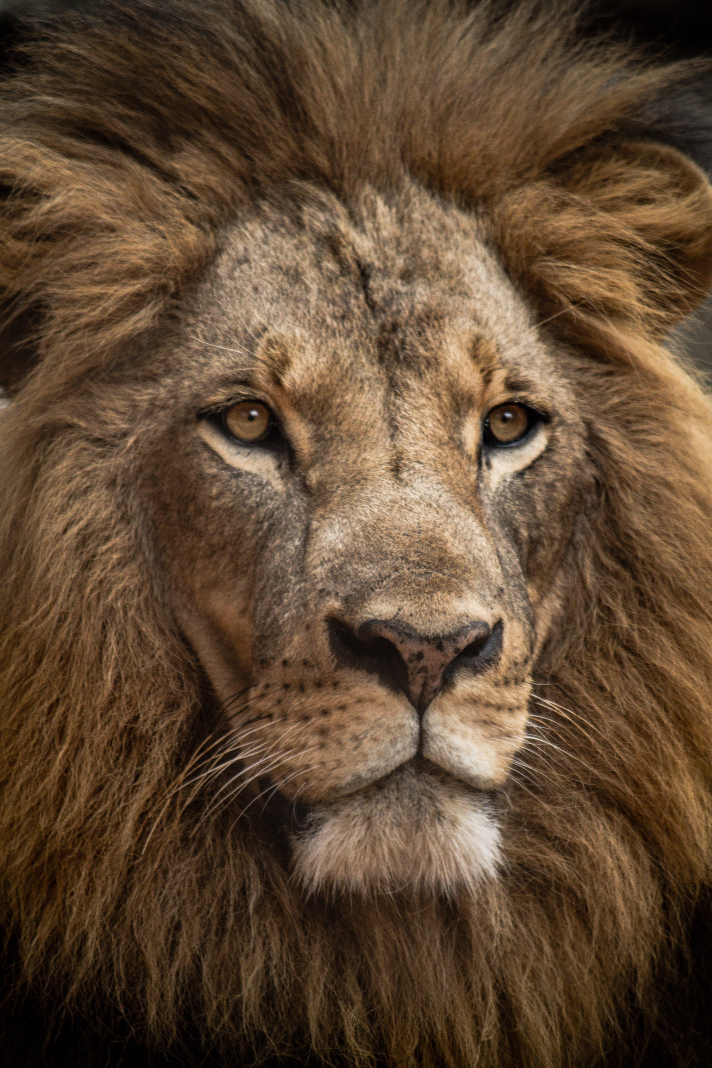
#> input picture pic2.jpg, 2848 x 4272 px (shown at 1/4 size)
$ python run_peps.py pic2.jpg 3
#> lines starting #> are read from the running program, lines starting #| are printed output that depends on the picture
### rsvd_ten.py
import numpy as np
import time
import itertools
STR = 'abcdefghijklmnopqrstuvwxyz'

def orthonormal_ten(v,split):
    '''
    Make the "columns" of a tensor orthonormal
    '''
    # Copy matrix
    u = v.copy()
    shape = v.shape

    # Make Orthogonal
    einstr = STR[:split]+','+STR[:split]+'->'
    for k in itertools.product(*[range(i) for i in shape[split:]]):
        for j in itertools.product(*[range(k[i]) for i in range(len(k))]):
            kind = (Ellipsis,)+k
            jind = (Ellipsis,)+j
            u[kind] -= np.einsum(einstr,v[kind],u[jind])/np.einsum(einstr,u[jind],u[jind])*u[jind]

    # Make normal
    einstr = STR[:split]+','+STR[:split]+'->'
    for k in itertools.product(*[range(i) for i in shape[split:]]):
        kind = (Ellipsis,)+k
        u[kind] /= np.sqrt(np.einsum(einstr,u[kind],u[kind]))

    # Return Result
    return u

def get_range_ten(A,split,l,q=2):
    '''
    Compute a range that approximates the range of tensor A
    Reference: Algorithm 4.4 of https://arxiv.org/abs/0909.4061

    args:
        A: nd array
            The matrix whose range we are finding
        split: int
            The index along which the svd will be done
        l: int
            The number of vectors to be used (output will be size m x l)

    kwargs:
        q: int
            The number of iterations to perform (default = 2)

    returns:
        Q: ndarray
            An orthonormal tensor whose range
            approximates the range of the input tensor A
    '''
    # Get tensor dimensions
    shape = A.shape
    ndiml = len(shape[:split])
    ndimr = len(shape[split:])

    # Generate Random Gaussian Matrix
    Omega = np.random.normal(size=A.shape[split:]+(l,))

    # Initial Setup
    einstr = STR[:ndiml+ndimr]+','\
             +STR[ndiml:ndiml+ndimr+1]+'->'\
             +STR[:ndiml]+STR[ndiml+ndimr:ndiml+ndimr+1]
    Y = np.einsum(einstr,A,Omega)
    Q = orthonormal_ten(Y,ndiml)

    # Loop through iterations
    for i in range(q):

        # First step
        einstr =  STR[:ndiml+ndimr]+','\
                 +STR[:ndiml]+STR[ndiml+ndimr:ndiml+ndimr+1]+'->'\
                 +STR[ndiml:ndiml+ndimr+1]
        Y = np.einsum(einstr,A,Q)
        Q = orthonormal_ten(Y,ndimr)

        # Second Step
        einstr = STR[:ndiml+ndimr]+','\
                 +STR[ndiml:ndiml+ndimr+1]+'->'\
                 +STR[:ndiml]+STR[ndiml+ndimr:ndiml+ndimr+1]
        Y = np.einsum(einstr,A,Q)
        Q = orthonormal_ten(Y,ndiml)

    # Return Result
    return Q

def rsvd_ten(A,split,k,q=2,nover=2):
    '''
    Compute the svd of a tensor using the randomized svd algorithm
    detailed in https://arxiv.org/abs/0909.4061. Here, we use algorithm
    4.4 for step A and algorithm 5.1 for step B

    args:
        A: Matrix
            The matrix whose range we are finding
            of size m x n
        split: int
            The index along which the svd will be done
        l: int
            The number of vectors to be used (output will be size m x l)

    kwargs:
        q: int
            The number of iterations to perform (default = 2)
        nover: int
            The number of extra vectors to be used (will be truncated off
            at the end)

    returns:
        Q: ndarray
            The resulting unitary U tensor from SVD
        R: ndarray
            The resulting S*V tensor from SVD
    '''
    # Do Step A
    Q = get_range_ten(A,split,k+nover,q=q)

    # Do Step B
    shape = A.shape
    ndiml = len(shape[:split])
    ndimr = len(shape[split:])
    einstr =  STR[:ndiml+1] + ','\
             +STR[:ndiml] + STR[ndiml+1:ndiml+ndimr+1] + '->'\
             +STR[ndiml:ndiml+ndimr+1]
    B = np.einsum(einstr,Q,A)
    # Truncate to k
    Q,B = Q[...,:k],B[:k,...]
    return Q,B

### run_peps.py
import numpy as np
import matplotlib as mpl
import matplotlib.pyplot as plt
from sys import argv
from rsvd import *
from rsvd_ten import *
import time

# Set up -----------------------------------------
# Parameters
D = 12
chi = 110
k = int(argv[2])
# Make a structured initial tensor
fname = argv[1]
A = np.array(mpl.image.imread(fname))
#> A is the input picture: shape (4272, 2848, 3); mean R, G, B 95, 72.1, 50.6
Aog = A.copy()
Aog2 = A.copy()
ogshape = A.shape
#> ogshape = (4272, 2848, 3)
A = np.reshape(A,(-1))
A = A[:chi*D*D*chi*D]
A = np.reshape(A,(chi,D,D,chi,D))

# Using reshaped np svd -----------------------------------
Ar = np.reshape(A,(chi*D*D,chi*D))
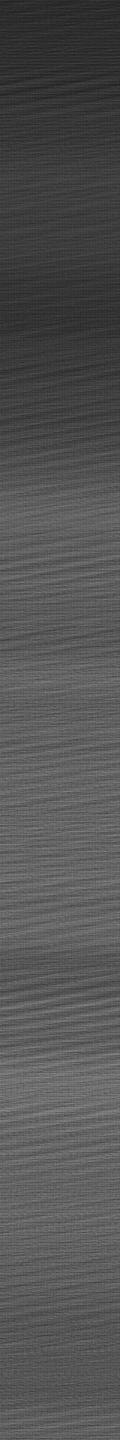
#> Ar: shape (15840, 1320) (shown at 1/11 size); min 0, max 255, mean 83.5
U,S,V = np.linalg.svd(Ar,full_matrices=False)
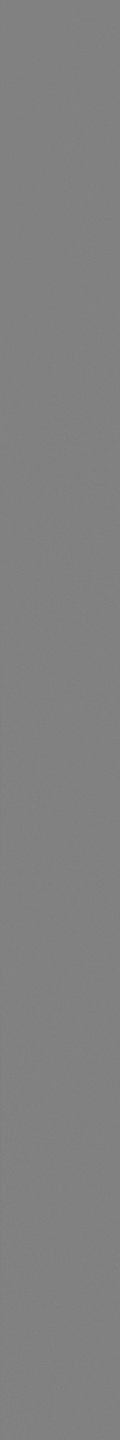
#> U: shape (15840, 1320) float64 (shown at 1/11 size); min -0.07, max 0.068, mean -4.11e-06; drawn with min black and max white
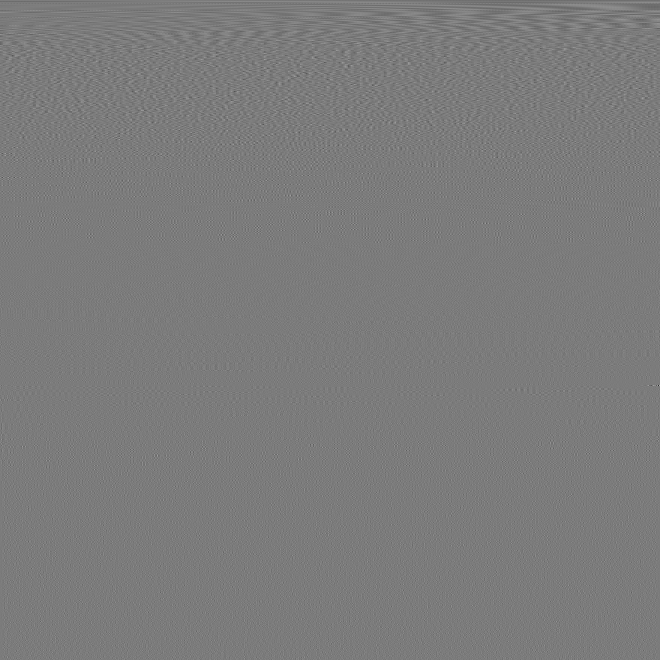
#> V: shape (1320, 1320) float64 (shown at 1/2 size); min -0.301, max 0.318, mean -2.75e-05; drawn with min black and max white
#> S = 1320 values, max 416139.4 at index 0, min 50.23 at index 1319, mean 1707.1
U,S,V = U[:,:k],S[:k],V[:k,:]
#> S = [416139.4, 75738.2, 54075.8]
Ar = np.einsum('ij,j,jk->ik',U,S,V)
A1 = np.reshape(Ar,(chi,D,D,chi,D))
A1 = A1.astype(A.dtype)
Aog = np.reshape(Aog,(-1))
Aog[:chi*D*D*chi*D] = A1.reshape((-1))[:chi*D*D*chi*D]
Aog = Aog.reshape(ogshape)
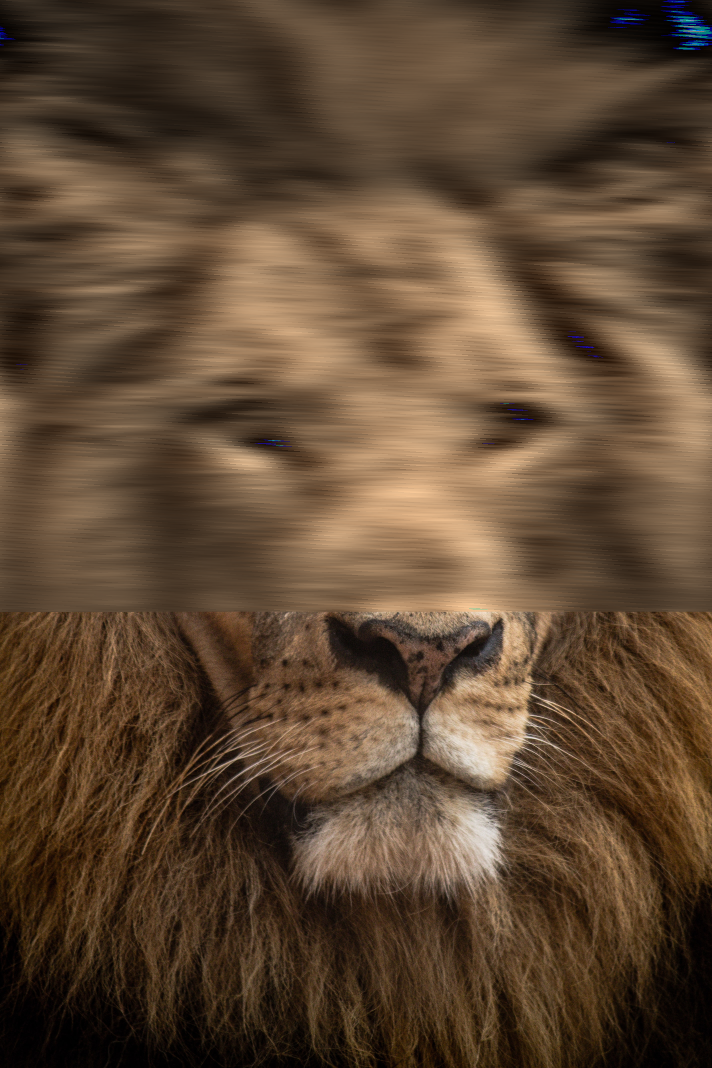
#> Aog: shape (4272, 2848, 3) (shown at 1/4 size); mean R, G, B 94.2, 72.1, 51.4
f = plt.figure()
plt.imshow(Aog)

# Using Tensor RSVD --------------------------------------
Q,R = rsvd_ten(A,3,k,q=1,nover=k)
A2 = np.einsum('ijkl,lmn->ijkmn',Q,R)
A2 = A2.astype(A.dtype)
Aog2 = np.reshape(Aog2,(-1))
Aog2[:chi*D*D*chi*D] = A2.reshape((-1))[:chi*D*D*chi*D]
Aog2 = Aog2.reshape(ogshape)
f = plt.figure()
plt.imshow(Aog2)

plt.show()
